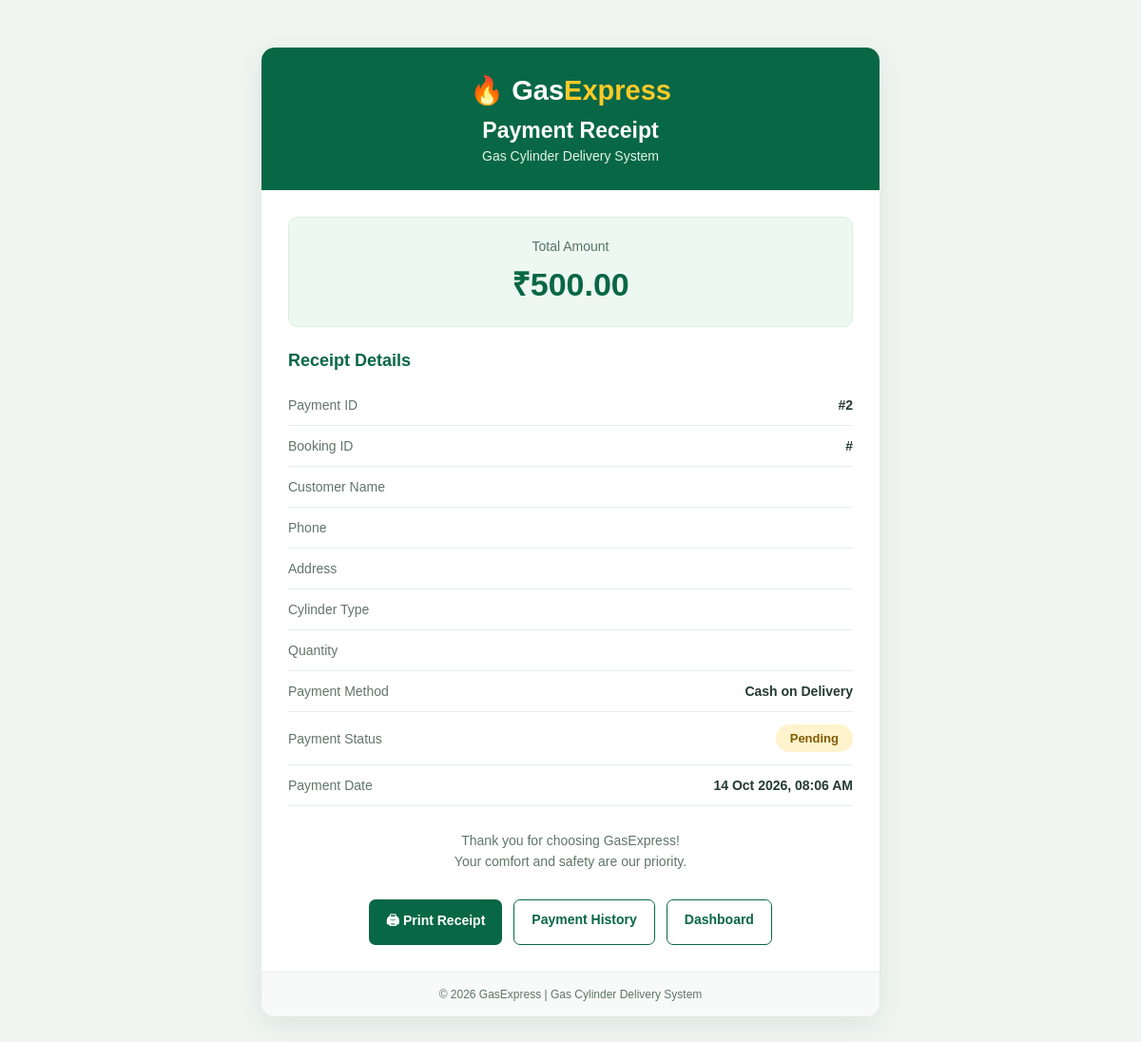
/payment-receipt/2/ (signed in), run on the app's committed database.
### delivery/models.py (models this page shows, shortened)
class Payment(models.Model):
    PAYMENT_METHODS = [
        ("COD", "Cash on Delivery"),
        ("UPI", "UPI"),
    ]
    PAYMENT_STATUS = [
        ("Pending", "Pending"),
        ("Paid", "Paid"),
        ("Failed", "Failed"),
    ]
    booking = models.OneToOneField(
        CylinderBooking,
        on_delete=models.CASCADE
    )
    amount = models.DecimalField(
        max_digits=8,
        decimal_places=2,
        default=500
    )
    payment_method = models.CharField(
        max_length=10,
        choices=PAYMENT_METHODS,
        default="COD"
    )
    status = models.CharField(
        max_length=20,
        choices=PAYMENT_STATUS,
        default="Pending"
    )
    transaction_id = models.CharField(
        max_length=100,
        blank=True,
        null=True
    )
    created_at = models.DateTimeField(auto_now_add=True)

### delivery/views.py (the view)
@login_required(login_url="login")
def payment_receipt(request, payment_id):
    payment = get_object_or_404(
        Payment.objects.select_related("booking"),
        id=payment_id,
        booking__user=request.user
    )
    return render(
        request,
        "delivery/payment_receipt.html",
        {"payment": payment}
    )

### delivery/templates/delivery/payment_receipt.html (shortened to what this page needs)
<!DOCTYPE html>
<html lang="en">
<head>
</head>
<body>
<div class="receipt">
    <div class="header">
        <div class="logo">🔥 Gas<span>Express</span></div>
        <h2>Payment Receipt</h2>
        <p>Gas Cylinder Delivery System</p>
    </div>
    <div class="content">
        <div class="amount-box">
            <p>Total Amount</p>
            <div class="amount">₹{{ payment.amount }}</div>
        </div>
        <h3 class="details-title">Receipt Details</h3>
        <div class="row">
            <span class="label">Payment ID</span>
            <span class="value">#{{ payment.id }}</span>
        </div>
        <div class="row">
            <span class="label">Booking ID</span>
            <span class="value">#{{ booking.id }}</span>
        </div>
        <div class="row">
            <span class="label">Customer Name</span>
        </div>
        <div class="row">
            <span class="label">Phone</span>
        </div>
        <div class="row">
            <span class="label">Address</span>
        </div>
        <div class="row">
            <span class="label">Cylinder Type</span>
        </div>
        <div class="row">
            <span class="label">Quantity</span>
        </div>
        <div class="row">
            <span class="label">Payment Method</span>
            <span class="value">
                {{ payment.get_payment_method_display }}
            </span>
        </div>
        <div class="row status-row">
            <span class="label">Payment Status</span>
            <span class="status">
                {{ payment.get_status_display }}
            </span>
        </div>
        <div class="row">
            <span class="label">Payment Date</span>
            <span class="value">
                {{ payment.created_at|date:"d M Y, h:i A" }}
            </span>
        </div>
        <div class="thanks">
            Thank you for choosing GasExpress!<br>
            Your comfort and safety are our priority.
        </div>
    </div>
    <div class="actions">
        <button class="btn print-btn" onclick="window.print()">
            🖨 Print Receipt
        </button>
        <a class="btn back-btn" href="{% url 'payment_history' %}">
            Payment History
        </a>
        <a class="btn back-btn" href="{% url 'dashboard' %}">
            Dashboard
        </a>
    </div>
    <div class="footer">
        © 2026 GasExpress | Gas Cylinder Delivery System
    </div>
</div>
</body>
</html>

### delivery/templates/delivery/payment_receipt.html (style rules this page uses)
* { box-sizing: border-box; }
body { margin: 0; padding: 30px 15px; font-family: Arial, sans-serif; background: #f0f5f2; color: #243b32; }
.receipt { max-width: 650px; margin: 20px auto; background: white; border-radius: 14px; overflow: hidden; box-shadow: 0 8px 28px #173b3018; }
.header { background: #086746; color: white; text-align: center; padding: 28px 20px; }
.logo { font-size: 29px; font-weight: bold; margin-bottom: 8px; }
.logo span { color: #ffca28; }
.header h2 { margin: 12px 0 5px; font-size: 23px; }
.header p { margin: 0; color: #e2f5eb; font-size: 14px; }
.content { padding: 28px; }
.amount-box { text-align: center; background: #edf8f2; border: 1px solid #d6eee1; border-radius: 10px; padding: 22px; margin-bottom: 25px; }
.amount-box p { margin: 0 0 8px; color: #577267; font-size: 14px; }
.amount { font-size: 34px; font-weight: bold; color: #086746; }
.status { display: inline-block; padding: 7px 15px; border-radius: 20px; font-size: 13px; font-weight: bold; background: #fff3cd; color: #805b00; }
.details-title { font-size: 18px; margin: 0 0 15px; color: #086746; }
.row { display: flex; justify-content: space-between; gap: 20px; padding: 13px 0; border-bottom: 1px solid #e8eeea; }
.label { color: #61746b; font-size: 14px; }
.value { text-align: right; font-size: 14px; font-weight: bold; overflow-wrap: anywhere; }
.status-row { align-items: center; }
.thanks { margin-top: 25px; text-align: center; color: #60756b; font-size: 14px; line-height: 1.6; }
.actions { display: flex; justify-content: center; flex-wrap: wrap; gap: 12px; padding: 0 25px 28px; }
.btn { display: inline-block; padding: 12px 18px; border-radius: 7px; text-decoration: none; font-size: 14px; font-weight: bold; border: none; cursor: pointer; }
.print-btn { color: white; background: #086746; }
.back-btn { color: #086746; background: white; border: 1px solid #086746; }
.footer { text-align: center; background: #f7faf8; color: #60756b; padding: 16px; font-size: 12px; border-top: 1px solid #e8eeea; }

### data on the page
Payment: amount "500.00", id "2", payment_method "Cash on Delivery", status "Pending", created_at "14 Oct 2026, 08:06 AM"
